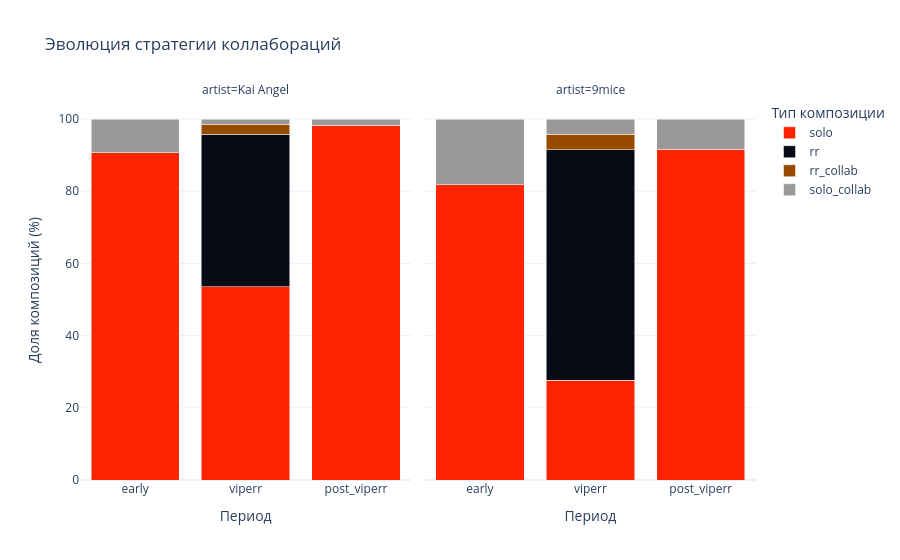

Notebook code cell kept with this figure:
### Code cell
fig = px.bar(
    collab_stats,
    x="era",
    y="percentage",
    color="collab_type",
    facet_col="artist",
    barmode="stack",
    title="Эволюция стратегии коллабораций",
    category_orders={
        "era": ["early", "viperr", "post_viperr"],
        "artist": ["Kai Angel", "9mice"],
        "collab_type": ["solo", "rr", "rr_collab", "solo_collab"]
    },
    color_discrete_map={
        "solo": "#FF2400",
        "rr": "#080B16",
        "rr_collab": "#964B00",
        "solo_collab": "#999999"
    },
    labels={
        "era": "Период",
        "percentage": "Доля композиций (%)",
        "collab_type": "Тип композиции"
    },
    hover_data=["track_count"],
    template="plotly_white"
)

fig.show()

### Figure 1 — Plotly figure (JSON) as saved in the notebook; plotly's stock layout.template omitted (floating-point values rounded to 4 significant figures)
{"data": [{"customdata": [[39], [56], [38]], "hovertemplate": "Тип композиции=solo<br>artist=Kai Angel<br>Период=%{x}<br>Доля композиций (%)=%{y}<br>track_count=%{customdata[0]}<extra></extra>", "legendgroup": "solo", "marker": {"color": "#FF2400", "pattern": {"shape": ""}}, "name": "solo", "orientation": "v", "showlegend": true, "textposition": "auto", "type": "bar", "x": ["early", "post_viperr", "viperr"], "xaxis": "x", "y": [90.7, 98.25, 53.52], "yaxis": "y"}, {"customdata": [[30]], "hovertemplate": "Тип композиции=rr<br>artist=Kai Angel<br>Период=%{x}<br>Доля композиций (%)=%{y}<br>track_count=%{customdata[0]}<extra></extra>", "legendgroup": "rr", "marker": {"color": "#080B16", "pattern": {"shape": ""}}, "name": "rr", "orientation": "v", "showlegend": true, "textposition": "auto", "type": "bar", "x": ["viperr"], "xaxis": "x", "y": [42.25], "yaxis": "y"}, {"customdata": [[2]], "hovertemplate": "Тип композиции=rr_collab<br>artist=Kai Angel<br>Период=%{x}<br>Доля композиций (%)=%{y}<br>track_count=%{customdata[0]}<extra></extra>", "legendgroup": "rr_collab", "marker": {"color": "#964B00", "pattern": {"shape": ""}}, "name": "rr_collab", "orientation": "v", "showlegend": true, "textposition": "auto", "type": "bar", "x": ["viperr"], "xaxis": "x", "y": [2.82], "yaxis": "y"}, {"customdata": [[4], [1], [1]], "hovertemplate": "Тип композиции=solo_collab<br>artist=Kai Angel<br>Период=%{x}<br>Доля композиций (%)=%{y}<br>track_count=%{customdata[0]}<extra></extra>", "legendgroup": "solo_collab", "marker": {"color": "#999999", "pattern": {"shape": ""}}, "name": "solo_collab", "orientation": "v", "showlegend": true, "textposition": "auto", "type": "bar", "x": ["early", "post_viperr", "viperr"], "xaxis": "x", "y": [9.3, 1.75, 1.41], "yaxis": "y"}, {"customdata": [[9], [22], [13]], "hovertemplate": "Тип композиции=solo<br>artist=9mice<br>Период=%{x}<br>Доля композиций (%)=%{y}<br>track_count=%{customdata[0]}<extra></extra>", "legendgroup": "solo", "marker": {"color": "#FF2400", "pattern": {"shape": ""}}, "name": "solo", "orientation": "v", "showlegend": false, "textposition": "auto", "type": "bar", "x": ["early", "post_viperr", "viperr"], "xaxis": "x2", "y": [81.82, 91.67, 27.66], "yaxis": "y2"}, {"customdata": [[30]], "hovertemplate": "Тип композиции=rr<br>artist=9mice<br>Период=%{x}<br>Доля композиций (%)=%{y}<br>track_count=%{customdata[0]}<extra></extra>", "legendgroup": "rr", "marker": {"color": "#080B16", "pattern": {"shape": ""}}, "name": "rr", "orientation": "v", "showlegend": false, "textposition": "auto", "type": "bar", "x": ["viperr"], "xaxis": "x2", "y": [63.83], "yaxis": "y2"}, {"customdata": [[2]], "hovertemplate": "Тип композиции=rr_collab<br>artist=9mice<br>Период=%{x}<br>Доля композиций (%)=%{y}<br>track_count=%{customdata[0]}<extra></extra>", "legendgroup": "rr_collab", "marker": {"color": "#964B00", "pattern": {"shape": ""}}, "name": "rr_collab", "orientation": "v", "showlegend": false, "textposition": "auto", "type": "bar", "x": ["viperr"], "xaxis": "x2", "y": [4.26], "yaxis": "y2"}, {"customdata": [[2], [2], [2]], "hovertemplate": "Тип композиции=solo_collab<br>artist=9mice<br>Период=%{x}<br>Доля композиций (%)=%{y}<br>track_count=%{customdata[0]}<extra></extra>", "legendgroup": "solo_collab", "marker": {"color": "#999999", "pattern": {"shape": ""}}, "name": "solo_collab", "orientation": "v", "showlegend": false, "textposition": "auto", "type": "bar", "x": ["early", "post_viperr", "viperr"], "xaxis": "x2", "y": [18.18, 8.33, 4.26], "yaxis": "y2"}], "layout": {"annotations": [{"font": {}, "showarrow": false, "text": "artist=Kai Angel", "x": 0.245, "xanchor": "center", "xref": "paper", "y": 1, "yanchor": "bottom", "yref": "paper"}, {"font": {}, "showarrow": false, "text": "artist=9mice", "x": 0.755, "xanchor": "center", "xref": "paper", "y": 1, "yanchor": "bottom", "yref": "paper"}], "barmode": "stack", "legend": {"title": {"text": "Тип композиции"}, "tracegroupgap": 0}, "title": {"text": "Эволюция стратегии коллабораций"}, "xaxis": {"anchor": "y", "categoryarray": ["early", "viperr", "post_viperr"], "categoryorder": "array", "domain": [0, 0.49], "title": {"text": "Период"}}, "xaxis2": {"anchor": "y2", "categoryarray": ["early", "viperr", "post_viperr"], "categoryorder": "array", "domain": [0.51, 1], "matches": "x", "title": {"text": "Период"}}, "yaxis": {"anchor": "x", "domain": [0, 1], "title": {"text": "Доля композиций (%)"}}, "yaxis2": {"anchor": "x2", "domain": [0, 1], "matches": "y", "showticklabels": false}}}
